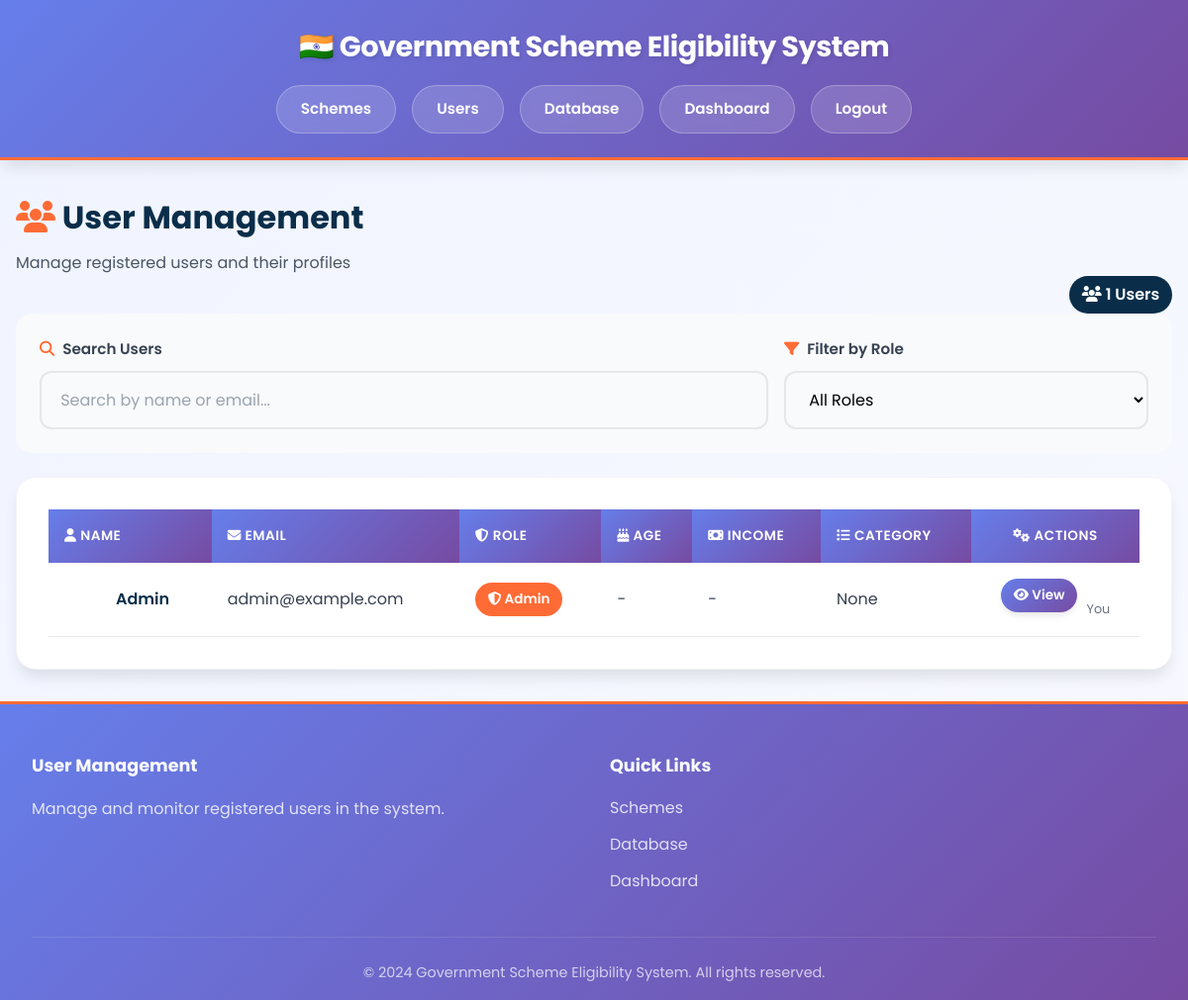
Page /admin/users (signed in) on the committed database.
### tables this page shows
CREATE TABLE users (
    id INTEGER PRIMARY KEY AUTOINCREMENT,
    name TEXT NOT NULL,
    email TEXT UNIQUE NOT NULL,
    password TEXT NOT NULL,
    role TEXT DEFAULT 'user'
);

### app.py (the view)
@app.route('/admin/users')
@login_required
def admin_users():
    if current_user.role != 'admin':
        flash('Access denied.', 'error')
        return redirect(url_for('dashboard'))
    conn = get_db()
    users = conn.execute('''
        SELECT u.id, u.name, u.email, u.role, p.age, p.income, p.category, p.education, p.occupation, p.location
        FROM users u
        LEFT JOIN user_profile p ON u.id = p.user_id
    ''').fetchall()
    return render_template('admin_users.html', users=users)

### app.py (called while the page is built)
def get_db():
    conn = sqlite3.connect(DATABASE)
    conn.row_factory = sqlite3.Row
    return conn

@login_manager.user_loader
def load_user(user_id):
    if not user_id or not str(user_id).isdigit():
        return None
    conn = get_db()
    user = conn.execute('SELECT * FROM users WHERE id = ?', (int(user_id),)).fetchone()
    if user:
        return User(user['id'], user['name'], user['email'], user['role'])
    return None

### templates/admin_users.html (shortened to what this page needs)
<!DOCTYPE html>
<html lang="en">
<head>
    <link rel="stylesheet" href="{{ url_for('static', filename='css/style.css') }}">
    <link rel="stylesheet" href="https://cdnjs.cloudflare.com/ajax/libs/font-awesome/6.4.0/css/all.min.css">
</head>
<body>
    <header>
        <h1>🇮🇳 Government Scheme Eligibility System</h1>
        <nav>
            <a href="{{ url_for('admin') }}">Schemes</a>
            <a href="{{ url_for('admin_users') }}" class="active">Users</a>
            <a href="{{ url_for('admin_database') }}">Database</a>
            <a href="{{ url_for('dashboard') }}">Dashboard</a>
            <a href="{{ url_for('logout') }}">Logout</a>
        </nav>
    </header>
    <main>
        <section class="admin-header">
            <div>
                <h2 style="color: var(--color-navy); font-size: 2rem; margin: 0 0 0.5rem 0;">
                    <i class="fas fa-users" style="color: var(--color-saffron);"></i> User Management
                </h2>
                <p style="color: var(--color-gray-600); margin: 0;">Manage registered users and their profiles</p>
            </div>
            <div style="text-align: right;">
                <span class="badge badge-primary" style="font-size: 1rem;">
                    <i class="fas fa-users"></i> {{ users|length }} Users
                </span>
            </div>
        </section>
        <section
            style="background: var(--color-gray-50); padding: 1.5rem; border-radius: var(--radius-lg); margin-bottom: 1.5rem;">
            <div style="display: grid; grid-template-columns: 2fr 1fr; gap: 1rem;">
                <div class="form-group" style="margin: 0;">
                    <label style="display: flex; align-items: center; gap: 0.5rem;">
                        <i class="fas fa-search" style="color: var(--color-saffron);"></i> Search Users
                    </label>
                    <input type="text" id="searchUsers" class="form-control" placeholder="Search by name or email..."
                        style="margin: 0;">
                </div>
                <div class="form-group" style="margin: 0;">
                    <label style="display: flex; align-items: center; gap: 0.5rem;">
                        <i class="fas fa-filter" style="color: var(--color-saffron);"></i> Filter by Role
                    </label>
                    <select id="roleFilter" class="form-control" style="margin: 0;">
                        <option value="">All Roles</option>
                    </select>
                </div>
            </div>
        </section>
        {% if users %}
        <div class="card" style="overflow: hidden;">
            <div style="overflow-x: auto;">
                <table style="width: 100%; border-collapse: collapse;">
                    <thead style="background: var(--color-navy); color: white;">
                        <tr>
                            <th style="padding: 1rem; text-align: left; font-weight: 600;">
                                <i class="fas fa-user"></i> Name
                            </th>
                            <th style="padding: 1rem; text-align: left; font-weight: 600;">
                                <i class="fas fa-envelope"></i> Email
                            </th>
                            <th style="padding: 1rem; text-align: left; font-weight: 600;">
                                <i class="fas fa-shield-alt"></i> Role
                            </th>
                            <th style="padding: 1rem; text-align: left; font-weight: 600;">
                                <i class="fas fa-birthday-cake"></i> Age
                            </th>
                            <th style="padding: 1rem; text-align: left; font-weight: 600;">
                                <i class="fas fa-money-bill"></i> Income
                            </th>
                            <th style="padding: 1rem; text-align: left; font-weight: 600;">
                                <i class="fas fa-list"></i> Category
                            </th>
                            <th style="padding: 1rem; text-align: center; font-weight: 600;">
                                <i class="fas fa-cogs"></i> Actions
                            </th>
                        </tr>
                    </thead>
                    <tbody id="usersTableBody">
                        {% for user in users %}
                        <tr class="user-row" data-name="{{ user.name }}" data-email="{{ user.email }}"
                            data-role="{{ user.role }}" style="border-bottom: 1px solid var(--color-gray-200);">
                            <td style="padding: 1rem;">
                                <div style="display: flex; align-items: center; gap: 0.75rem;">
                                    <div
                                        style="width: 40px; height: 40px; border-radius: 50%; background: linear-gradient(135deg, var(--color-saffron), var(--color-orange)); display: flex; align-items: center; justify-content: center; color: white; font-weight: 600;">
                                    </div>
                                    <span style="color: var(--color-navy); font-weight: 600;">{{ user.name }}</span>
                                </div>
                            </td>
                            <td style="padding: 1rem; color: var(--color-gray-700);">{{ user.email }}</td>
                            <td style="padding: 1rem;">
                                {% if user.role == 'admin' %}
                                <span class="badge badge-primary"
                                    style="background: var(--color-saffron); color: white;">
                                    <i class="fas fa-shield-alt"></i> Admin
                                </span>
                                {% else %}
                                <span class="badge"
                                    style="background: var(--color-info-lighten); color: var(--color-info);">
                                    <i class="fas fa-user"></i> User
                                </span>
                                {% endif %}
                            </td>
                            <td style="padding: 1rem; color: var(--color-gray-700);">{{ user.age or '-' }}</td>
                            <td style="padding: 1rem; color: var(--color-gray-700);">{{ '₹' + (user.income|string) if
                                user.income else '-' }}</td>
                            <td style="padding: 1rem; color: var(--color-gray-700);">{{ user.category|capitalize or '-'
                                }}</td>
                            <td style="padding: 1rem; text-align: center;">
                                <a href="{{ url_for('admin_user_details', user_id=user.id) }}"
                                    class="btn btn-sm btn-primary"
                                    style="padding: 0.4rem 0.8rem; margin-right: 0.3rem; display: inline-block;">
                                    <i class="fas fa-eye"></i> View
                                </a>
                                {% if user.id != current_user.id %}
                                <button class="delete-user-btn btn btn-sm btn-danger" data-user-id="{{ user.id }}"
                                    style="padding: 0.4rem 0.8rem; background: var(--color-danger); color: white; border: none; cursor: pointer; border-radius: var(--radius-md); font-size: 0.8rem;">
                                    <i class="fas fa-trash"></i> Delete
                                </button>
                                {% else %}
                                <span style="color: var(--color-gray-500); font-size: 0.8rem;">You</span>
                                {% endif %}
                            </td>
                        </tr>
                        {% endfor %}
                    </tbody>
                </table>
            </div>
        </div>
        {% endif %}
    </main>
    <footer>
        <div class="footer-content">
            <div class="footer-section">
                <h4>User Management</h4>
                <p>Manage and monitor registered users in the system.</p>
            </div>
            <div class="footer-section">
                <h4>Quick Links</h4>
                <ul>
                    <li><a href="{{ url_for('admin') }}">Schemes</a></li>
                    <li><a href="{{ url_for('admin_database') }}">Database</a></li>
                    <li><a href="{{ url_for('dashboard') }}">Dashboard</a></li>
                </ul>
            </div>
        </div>
        <div class="footer-bottom">
            <p>&copy; 2024 Government Scheme Eligibility System. All rights reserved.</p>
        </div>
    </footer>
</body>
</html>

### rows in the picture
users: name "Admin", email "admin@example.com", role "admin" (drawn), age "-", income "-", category "None", shows "You"

### other values in the picture
{{ users|length }} "1"
